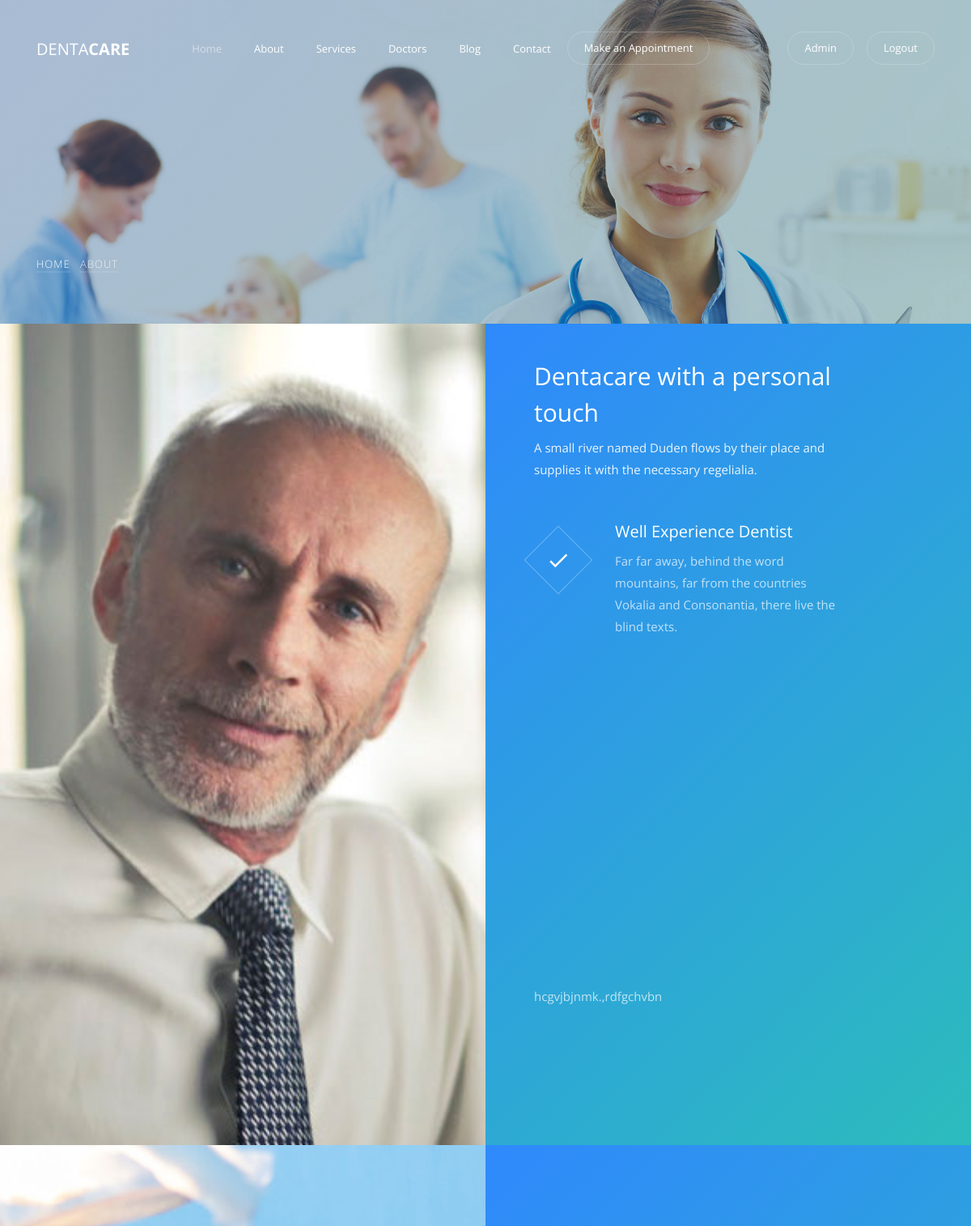
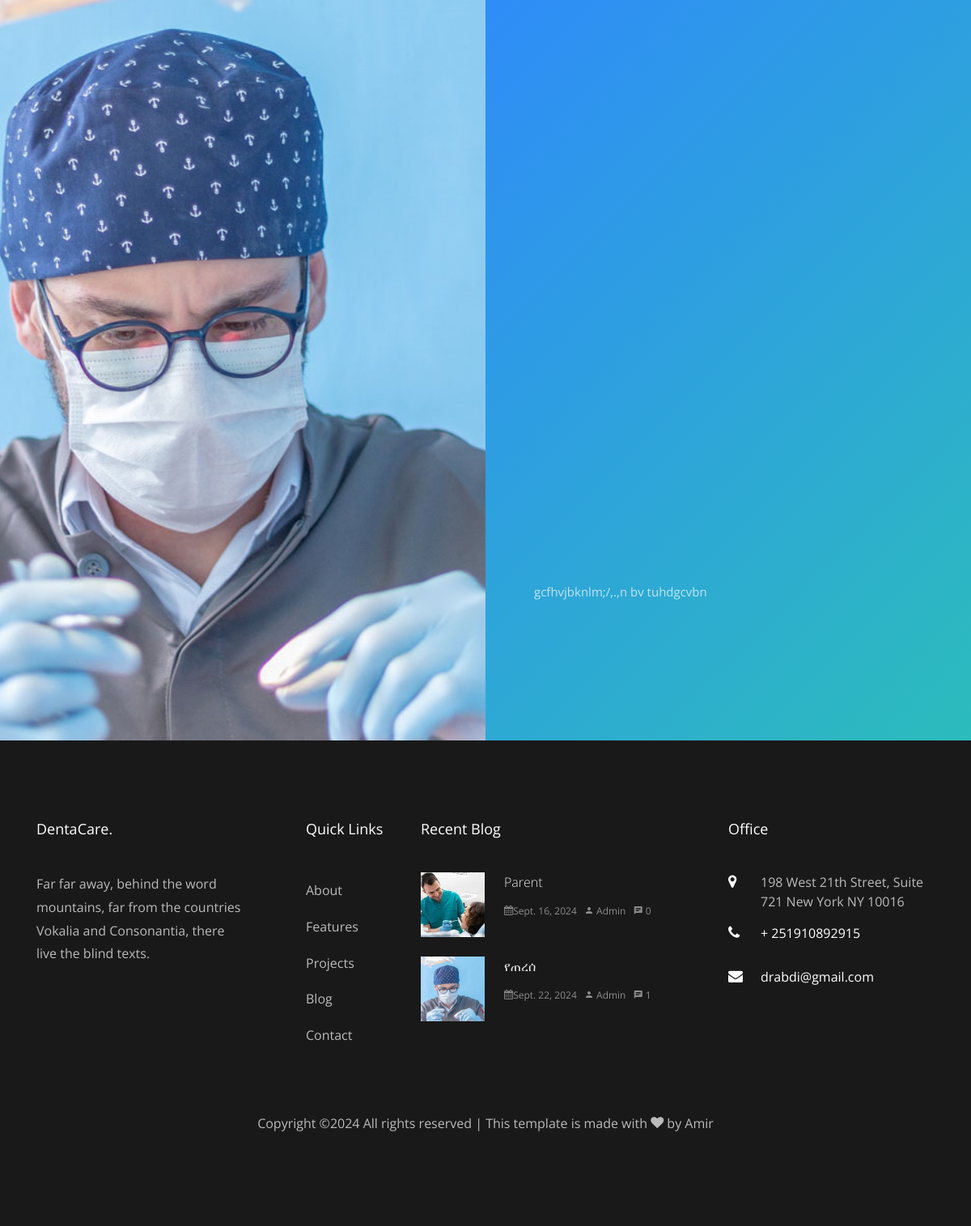
Screenshot of /doctor/2 (signed in) with the database file from the repository (2 pictures, top to bottom).
### menan/models.py (models this page shows)
class Slider(models.Model):
    image = models.ImageField(upload_to='pics')
    title = models.CharField(max_length=255)
    desc = models.TextField()

class Abt_Presonal(models.Model):
    abt_heading1 = models.CharField(max_length=255)
    image = models.ImageField(upload_to='pics')
    h1_desc = models.TextField()
    heading21 = models.CharField(max_length=255)
    heading21_desc = models.TextField()
    heading22 = models.CharField(max_length=255)
    heading22_desc = models.TextField()
    heading23 = models.CharField(max_length=255)
    heading23_desc = models.TextField()

class Contact(models.Model):
    address = models.CharField(max_length=255)
    phone = models.CharField(max_length=20)
    email = models.EmailField()
    website = models.URLField()

### doctor/models.py (models this page shows)
class Dentists(models.Model):
    name = models.CharField(max_length=100)
    image = models.ImageField(upload_to='pics')
    desc = models.TextField()
    prof = models.CharField(max_length=100)
    X = models.URLField(blank=True, null=True)
    fb = models.URLField(blank=True, null=True)
    insta = models.URLField(blank=True, null=True)
    google = models.URLField(blank=True, null=True)

### blog/models.py (models this page shows, shortened)
class Blogs(models.Model):
    image = models.ImageField(upload_to='pics')
    title = models.CharField(max_length=255)
    desc = models.TextField()
    author = models.CharField(max_length=100, default='Admin')
    created_at = models.DateField(auto_now_add=True)
    comments_count = models.IntegerField(default=0)
    category = models.ForeignKey(Category, on_delete=models.CASCADE)
    link = models.URLField(blank=True, null=True)

### doctor/views.py (the view)
# urls.py: path('<int:pk>', views.doctor_detail, name='doctor_detail')
def doctor_detail(request, pk):
    slider = Slider.objects.all()
    sliders = slider[:1]
    dentists = Dentists.objects.all()
    persons = Abt_Presonal.objects.all()
    contacts = Contact.objects.all()
    blg = Blogs.objects.all()
    blgs = blg[:2]
    if request.method == 'GET':
        blog = get_object_or_404(Blogs, pk=pk)
        context = {
            'blog':blog,
            'sliders':sliders,
            'contacts':contacts,
            'blgs':blgs,
            'dentists':dentists,
            'persons':persons,
            }
        return render(request, 'doctor-single.html', context)

### menan/templates/doctor-single.html (shortened to what this page needs)
{%  extends "base.html" %}
{% load static%}
{% block content %}
    <section class="home-slider owl-carousel">
		{% for slider in sliders%}
      <div class="slider-item bread-item" style="background-image: url({{slider.image.url}});" data-stellar-background-ratio="0.5">
        <div class="overlay"></div>
        <div class="container" data-scrollax-parent="true">
          <div class="row slider-text align-items-end">
            <div class="col-md-7 col-sm-12 ftco-animate mb-5">
              <p class="breadcrumbs" data-scrollax=" properties: { translateY: '70%', opacity: 1.6}"><span class="mr-2"><a href="index.html">Home</a></span> <span>About</span></p>
            </div>
          </div>
        </div>
      </div>
	  {%endfor%}
    </section>
    <section class="ftco-section-2">
    	<div class="container-wrap">
			{%for dentist in dentists%}
      	<div class="row d-flex no-gutters">
      		<div class="col-md-6 img" style="background-image: url({{dentist.image.url}});">
      		</div>
      		<div class="col-md-6 d-flex">
      			<div class="about-wrap">
					{%for person in persons%}
      				<div class="heading-section heading-section-white mb-5 ftco-animate">
						<h2 class="mb-2">{{person.abt_heading1}}</h2>
						<p>{{person.h1_desc}} </p>
		          	</div>
      				<div class="list-services d-flex ftco-animate">
      					<div class="icon d-flex justify-content-center align-items-center">
      						<span class="icon-check2"></span>
      					</div>
      					<div class="text">
	      					<h3>{{person.heading21}} </h3>
	      					<p> {{person.heading21_desc}} </p>
      					</div>
      				</div>
					<p>{{dentist.desc}}</p>
					<ul class="ftco-social">
					</ul>
					{%endfor%}
      			</div>
      		</div>
      	</div>
		{%endfor%}
      </div>
    </section>
{%endblock%}

### menan/templates/base.html (shortened to what this page needs)
{% load static%}
{% static "menanapp/images" as baseUrl %}
<!DOCTYPE html>
<html lang="en">
  <head>
    <link rel="stylesheet" href="{% static 'menanapp/css/open-iconic-bootstrap.min.css' %}">
    <link rel="stylesheet" href="{% static 'menanapp/css/animate.css' %}">
    <link rel="stylesheet" href="{% static 'menanapp/css/owl.carousel.min.css' %}">
    <link rel="stylesheet" href="{% static 'menanapp/css/owl.theme.default.min.css' %}">
    <link rel="stylesheet" href="{% static 'menanapp/css/magnific-popup.css' %}">
    <link rel="stylesheet" href="{% static 'menanapp/css/aos.css' %}">
    <link rel="stylesheet" href="{% static 'menanapp/css/ionicons.min.css' %}">
    <link rel="stylesheet" href="{% static 'menanapp/css/bootstrap-datepicker.css' %}">
    <link rel="stylesheet" href="{% static 'menanapp/css/jquery.timepicker.css' %}">
    <link rel="stylesheet" href="{% static 'menanapp/css/flaticon.css' %}">
    <link rel="stylesheet" href="{% static 'menanapp/css/icomoon.css' %}">
    <link rel="stylesheet" href="{% static 'menanapp/css/style.css' %}">
  </head>
  <body>
        <nav class="navbar navbar-expand-lg navbar-dark ftco_navbar bg-dark ftco-navbar-light" id="ftco-navbar">
            <div class="container">
            <a class="navbar-brand" href="{% url 'home' %}">Denta<span>Care</span></a>
            <div class="collapse navbar-collapse" id="ftco-nav">
                <ul class="navbar-nav ml-auto">
                    <li class="nav-item active"><a href="{% url 'home' %}" class="nav-link">Home</a></li>
                    <li class="nav-item"><a href="{% url 'about' %}" class="nav-link">About</a></li>
                    <li class="nav-item"><a href="{% url 'services' %}" class="nav-link">Services</a></li>
                    <li class="nav-item"><a href="{% url 'doctor:doctors' %}" class="nav-link">Doctors</a></li>
                    <li class="nav-item"><a href="{% url 'blog:blog' %}" class="nav-link">Blog</a></li>
                    <li class="nav-item"><a href="{% url 'contact' %}" class="nav-link">Contact</a></li>
                    <li class="nav-item cta"><a href="{% url 'contact' %}" class="nav-link mr-5" data-toggle="modal" data-target="#modalRequest"><span>Make an Appointment</span></a></li>
                    {% if user.is_authenticated %}
                        {% if user.is_superuser %}
                            <li class="nav-item cta ml-5"><a href="{% url 'admin:index' %}" class="nav-link"><span>Admin</span></a></li>
                        {% endif %}
                        <li class="nav-item cta ml-3"><a href="{% url 'logout' %}" class="nav-link"><span>Logout</span></a></li>
                    {% else %}
                        <li class="nav-item cta ml-5"><a href="{% url 'login' %}" class="nav-link"><span>Login</span></a></li>
                    {% endif %}
                </ul>
            </div>
            </div>
        </nav>
        {% block content %}
        {% endblock %}
        <footer class="ftco-footer ftco-bg-dark ftco-section">
            <div class="container">
            <div class="row mb-5">
                <div class="col-md-3">
                <div class="ftco-footer-widget mb-4">
                    <h2 class="ftco-heading-2">DentaCare.</h2>
                    <p>Far far away, behind the word mountains, far from the countries Vokalia and Consonantia, there live the blind texts.</p>
                </div>
                <ul class="ftco-footer-social list-unstyled float-md-left float-lft ">
                </ul>
                </div>
                <div class="col-md-2">
                    <div class="ftco-footer-widget mb-4 ml-md-5">
                        <h2 class="ftco-heading-2">Quick Links</h2>
                        <ul class="list-unstyled">
                        <li><a href="#" class="py-2 d-block">About</a></li>
                        <li><a href="#" class="py-2 d-block">Features</a></li>
                        <li><a href="#" class="py-2 d-block">Projects</a></li>
                        <li><a href="#" class="py-2 d-block">Blog</a></li>
                        <li><a href="#" class="py-2 d-block">Contact</a></li>
                        </ul>
                    </div>
                </div>
                <div class="col-md-4 pr-md-4">
                <div class="ftco-footer-widget mb-4">
                    <h2 class="ftco-heading-2">Recent Blog</h2>
                    {% for blg in blgs%}
                    <div class="block-21 mb-4 d-flex">
                        <a class="blog-img mr-4" style="background-image: url({{blg.image.url}});"></a>
                        <div class="text">
                            <h3 class="heading"><a href={% url 'blog:blog' %}>{{blg.title}}</a></h3>
                            <div class="meta">
                            <div><a href={% url 'blog:blog' %}><span class="icon-calendar"></span>{{blg.created_at}}</a></div>
                            <div><a href={% url 'blog:blog' %}><span class="icon-person"></span> {{blg.author}}</a></div>
                            <div><a href={% url 'blog:blog' %}><span class="icon-chat"></span> {{blg.comments_count}}</a></div>
                            </div>
                        </div>
                    </div>
                    {%endfor%}
                </div>
                </div>
                <div class="col-md-3">
                    <div class="ftco-footer-widget mb-4">
                        <h2 class="ftco-heading-2">Office</h2>
                        {%for cont in contacts%}
                        <div class="block-23 mb-3">
                            <ul>
                            <li><span class="icon icon-map-marker"></span><span class="text">{{cont.address}}</span></li>
                            <li><a href="#"><span class="icon icon-phone"></span><span class="text">{{cont.phone}}</span></a></li>
                            <li><a href="#"><span class="icon icon-envelope"></span><span class="text">{{cont.email}}</span></a></li>
                            </ul>
                        </div>
                        {%endfor%}
                    </div>
                </div>
            </div>
            <div class="row">
                <div class="col-md-12 text-center">
                <p>
        Copyright &copy;<script>document.write(new Date().getFullYear());</script> All rights reserved | This template is made with <i class="icon-heart" aria-hidden="true"></i> by <a href="https://colorlib.com" target="_blank">Amir</a>
        </p>
                </div>
            </div>
            </div>
        </footer>
    </body>
  </html>

### static/menanapp/css/icomoon.css (style rules this page uses)
[class^="icon-"], [class*=" icon-"] { font-family: 'icomoon' !important; speak: none; font-style: normal; font-weight: normal; font-variant: normal; text-transform: none; line-height: 1; -webkit-font-smoothing: antialiased; -moz-osx-font-smoothing: grayscale; }
.icon-heart:before { content: "\f004"; }
.icon-map-marker:before { content: "\f041"; }
.icon-calendar:before { content: "\f073"; }
.icon-phone:before { content: "\f095"; }
.icon-envelope:before { content: "\f0e0"; }
.icon-chat:before { content: "\e0b7"; }
.icon-check2:before { content: "\e5ca"; }
.icon-person:before { content: "\e7fd"; }

### rows the page displays
Slider: image (picture)
Dentists: image (picture), desc "hcgvjbjnmk.,rdfgchvbn"
Abt_Presonal: abt_heading1 "Dentacare with a personal touch", h1_desc "A small river named Duden flows by their place and supplies it with the necessary regelialia.", heading21 "Well Experience Dentist", heading21_desc "Far far away, behind the word mountains, far from the countries Vokalia and Consonantia, there live the blind texts."
Dentists: image (picture), desc "gcfhvjbknlm;/,.,n bv tuhdgcvbn"
Blogs: image (picture), title "Parent", created_at "Sept. 16, 2024", author "Admin", comments_count "0"
Blogs: image (picture), title "የጠረሰ", created_at "Sept. 22, 2024", author "Admin", comments_count "1"
Contact: address "198 West 21th Street, Suite 721 New York NY 10016", phone "+ 251910892915", email "drabdi@gmail.com"
